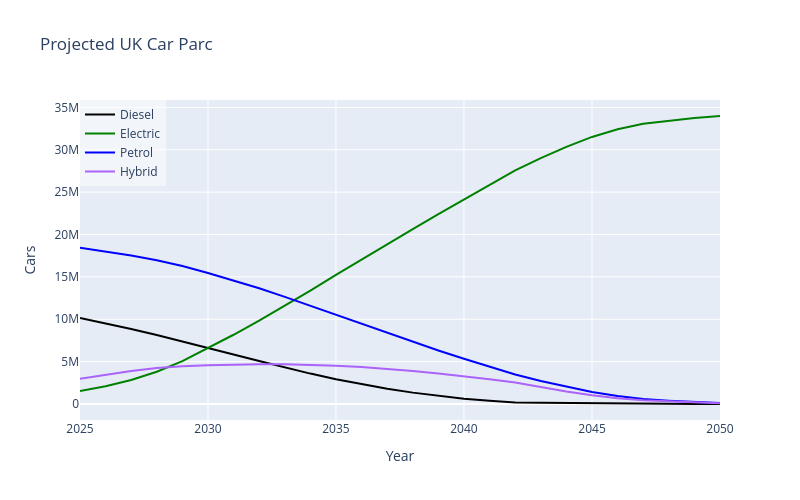
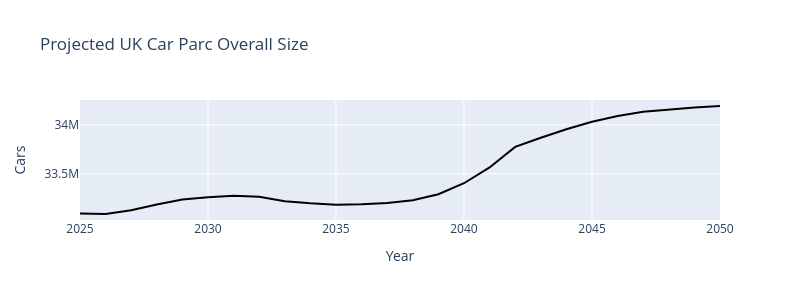
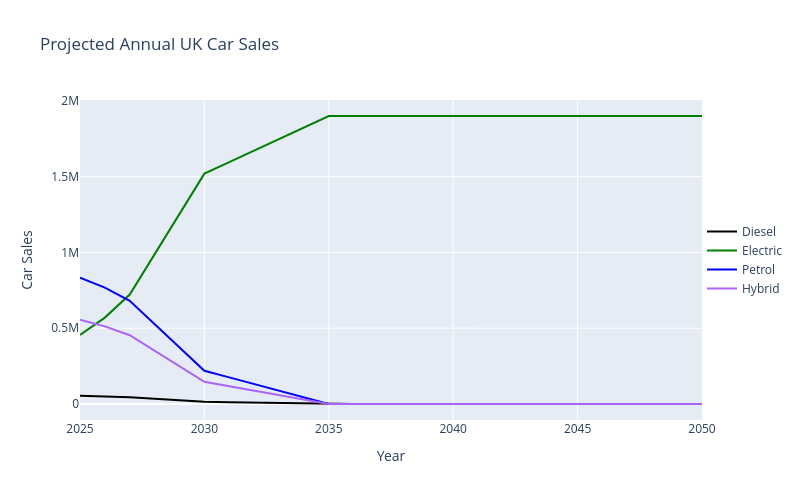

Notebook cell for these charts, in order:
### Code cell
fig = go.Figure()

fig.add_trace(go.Scatter(x=dfp.index, y=dfp.diesel, mode='lines', name='Diesel', line=dict(color='black')))
fig.add_trace(go.Scatter(x=dfp.index, y=dfp.electric, mode='lines', name='Electric', line=dict(color='green')))
fig.add_trace(go.Scatter(x=dfp.index, y=dfp.petrol, mode='lines', name='Petrol', line=dict(color='blue')))
fig.add_trace(go.Scatter(x=dfp.index, y=dfp.hybrid, mode='lines', name='Hybrid', line=dict(color='light blue')))


fig.update_layout(
    title='Projected UK Car Parc',
    xaxis=dict(title='Year'),
    yaxis=dict(title='Cars'),
    legend=dict(x=0, y=1, bgcolor='rgba(255, 255, 255, 0.5)'),
    autosize=False,
    width=800,
    height=500,
    margin=dict(t=100)
)

fig2 = go.Figure()

fig2.add_trace(go.Scatter(x=dfp.index, y=dfp[['diesel', 'petrol', 'hybrid', 'electric']].sum(axis=1), mode='lines', line=dict(color='black')))

fig2.update_layout(
    title='Projected UK Car Parc Overall Size',
    xaxis=dict(title='Year'),
    yaxis=dict(title='Cars'),
    autosize=False,
    width=800,
    height=300,
    margin=dict(t=100)
)

fig3 = go.Figure()

fig3.add_trace(go.Scatter(x=dfp.index, y=dfp.new_diesel, mode='lines', name='Diesel', line=dict(color='black')))
fig3.add_trace(go.Scatter(x=dfp.index, y=dfp.new_electric, mode='lines', name='Electric', line=dict(color='green')))
fig3.add_trace(go.Scatter(x=dfp.index, y=dfp.new_petrol, mode='lines', name='Petrol', line=dict(color='blue')))
fig3.add_trace(go.Scatter(x=dfp.index, y=dfp.new_hybrid, mode='lines', name='Hybrid', line=dict(color='light blue')))


fig3.update_layout(
    title='Projected Annual UK Car Sales',
    xaxis=dict(title='Year'),
    yaxis=dict(title='Car Sales'),
    legend=dict(x=1, y=0.5, bgcolor='rgba(255, 255, 255, 0.5)'),
    autosize=False,
    width=800,
    height=500,
    margin=dict(t=100)
)

fig.write_image('plots/parc_projection.png', format='png', width=800, height=500, scale=2)
fig2.write_image('plots/parc_size_projection.png', format='png', width=800, height=500, scale=2)
fig3.write_image('plots/car_sales_projection.png', format='png', width=800, height=500, scale=2)
fig.show()

fig2.show()

fig3.show()
